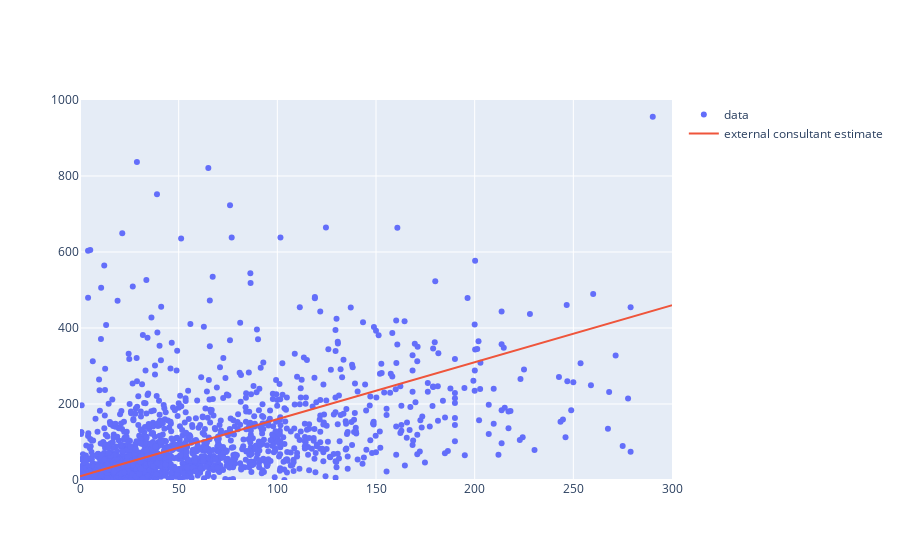

Write notebook code for a chart like this one.
### Code cell
from plotly.offline import iplot, init_notebook_mode
init_notebook_mode(connected=True)

from graph import trace_values, m_b_trace, plot

plot([revenues_per_budgets_trace, consultant_estimated_revenues_trace], revenues_layout)

### Figure 1 — Plotly figure (JSON) as saved in the notebook; plotly's stock layout.template omitted (floating-point values rounded to 4 significant figures; data arrays with more than 128 entries replaced by an {"elided": "..."} marker saying what was removed)
{"data": [{"mode": "markers", "name": "data", "text": {"elided": "1776 str values"}, "type": "scatter", "x": {"elided": "1776 float values"}, "y": {"elided": "1776 float values"}}, {"mode": "lines", "name": "external consultant estimate", "text": [], "type": "scatter", "x": {"elided": "1776 float values"}, "y": {"elided": "1776 float values"}}], "layout": {"xaxis": {"range": [0, 300]}, "yaxis": {"range": [0, 1000]}}}
